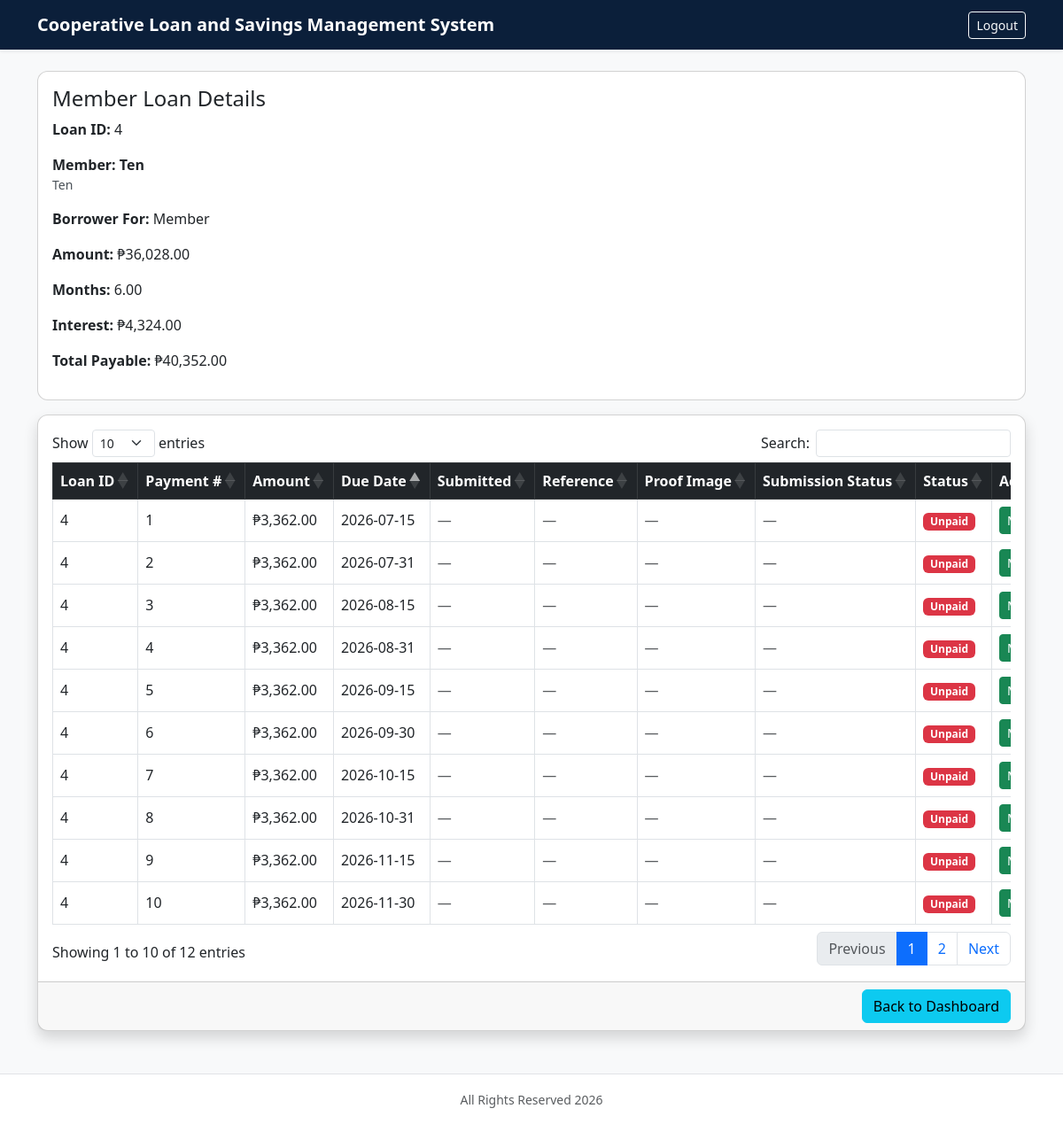
/loan_view.php?id=4 (signed in), run on the app's committed database.
### tables this page shows
CREATE TABLE `loans` (
  `id` int(10) unsigned NOT NULL AUTO_INCREMENT,
  `borrower_id` int(10) unsigned NOT NULL,
  `amount` decimal(12,2) NOT NULL DEFAULT 0.00,
  `interest` decimal(12,2) NOT NULL DEFAULT 0.00,
  `months` decimal(6,2) NOT NULL DEFAULT 0.00,
  `total_payable` decimal(12,2) NOT NULL DEFAULT 0.00,
  `start_date` date NOT NULL,
  `status` enum('Active','Completed') NOT NULL DEFAULT 'Active',
  `is_guarantor` tinyint(1) NOT NULL DEFAULT 0,
  `guest_borrower_name` varchar(150) DEFAULT NULL,
  `created_at` timestamp NOT NULL DEFAULT current_timestamp(),
  PRIMARY KEY (`id`),
  KEY `loans_borrower_id_index` (`borrower_id`),
  CONSTRAINT `loans_borrower_id_fk` FOREIGN KEY (`borrower_id`) REFERENCES `borrowers` (`id`) ON UPDATE CASCADE
);

CREATE TABLE `users` (
  `id` int(10) unsigned NOT NULL AUTO_INCREMENT,
  `username` varchar(100) NOT NULL,
  `password` varchar(255) NOT NULL,
  `status` enum('Admin','Member') NOT NULL DEFAULT 'Member',
  `borrower_id` int(10) unsigned DEFAULT NULL,
  `created_at` timestamp NOT NULL DEFAULT current_timestamp(),
  PRIMARY KEY (`id`),
  UNIQUE KEY `users_username_unique` (`username`),
  KEY `users_borrower_id_index` (`borrower_id`),
  CONSTRAINT `users_borrower_id_fk` FOREIGN KEY (`borrower_id`) REFERENCES `borrowers` (`id`) ON DELETE SET NULL ON UPDATE CASCADE
);

CREATE TABLE `borrowers` (
  `id` int(10) unsigned NOT NULL AUTO_INCREMENT,
  `name` varchar(255) NOT NULL,
  `first_name` varchar(100) DEFAULT NULL,
  `last_name` varchar(100) DEFAULT NULL,
  `gcash_name` varchar(150) DEFAULT NULL,
  `gcash_number` varchar(50) DEFAULT NULL,
  `status` enum('Active','Inactive') NOT NULL DEFAULT 'Active',
  `savings_closed` tinyint(1) NOT NULL DEFAULT 0,
  `created_at` timestamp NOT NULL DEFAULT current_timestamp(),
  PRIMARY KEY (`id`),
  UNIQUE KEY `borrowers_name_unique` (`name`)
);

CREATE TABLE `payments` (
  `id` int(10) unsigned NOT NULL AUTO_INCREMENT,
  `loan_id` int(10) unsigned NOT NULL,
  `payment_no` int(10) unsigned NOT NULL,
  `amount` decimal(12,2) NOT NULL DEFAULT 0.00,
  `due_date` date NOT NULL,
  `paid` tinyint(1) NOT NULL DEFAULT 0,
  `paid_at` timestamp NULL DEFAULT NULL,
  `created_at` timestamp NOT NULL DEFAULT current_timestamp(),
  PRIMARY KEY (`id`),
  KEY `payments_loan_id_index` (`loan_id`),
  KEY `payments_due_date_paid_index` (`due_date`,`paid`),
  CONSTRAINT `payments_loan_id_fk` FOREIGN KEY (`loan_id`) REFERENCES `loans` (`id`) ON DELETE CASCADE ON UPDATE CASCADE
);

### auth.php (called while the page is built, shortened)
<?php
function is_logged_in()
{
    return isset($_SESSION['user_id']);
}
function current_user_status()
{
    return $_SESSION['user_status'] ?? null;
}

### loan_view.php (the view, shortened to what this page needs)
<?php
include 'db.php';
include 'auth.php';
include 'layout.php';
$loan_id = isset($_GET['id']) ? (int)$_GET['id'] : 0;
$loanStmt = $conn->prepare("
    SELECT loans.*, borrowers.name, users.username
    FROM loans
    JOIN borrowers ON borrowers.id = loans.borrower_id
    LEFT JOIN users ON users.borrower_id = borrowers.id AND users.status = 'Member'
    WHERE loans.id = ?
");
$loanStmt->bind_param("i", $loan_id);
$loanStmt->execute();
$loanInfo = $loanStmt->get_result()->fetch_assoc();
$stmt = $conn->prepare("
    SELECT
        payments.*,
        payment_submissions.payment_date,
        payment_submissions.capital_contribution,
        payment_submissions.loan_payment,
        payment_submissions.reference_number,
        payment_submissions.proof_image,
        payment_submissions.status AS submission_status
    FROM payments
    LEFT JOIN payment_submissions
        ON payment_submissions.id = (
            SELECT latest_submission.id
            FROM payment_submissions latest_submission
            WHERE latest_submission.borrower_id = ?
            AND latest_submission.cutoff_date = payments.due_date
            ORDER BY latest_submission.id DESC
            LIMIT 1
        )
    WHERE payments.loan_id = ?
");
$stmt->bind_param("ii", $loanInfo['borrower_id'], $loan_id);
$stmt->execute();
$res = $stmt->get_result();
?>
<!DOCTYPE html>
<html>
<head>
<link href="https://cdn.jsdelivr.net/npm/bootstrap@5.3.0/dist/css/bootstrap.min.css" rel="stylesheet">
<link rel="stylesheet" href="assets/css/mobile.css">
<link rel="stylesheet" href="assets/css/theme.css">
<link rel="stylesheet" href="https://cdn.datatables.net/1.13.6/css/dataTables.bootstrap5.min.css">
</head>
<body class="bg-light">
<?php render_navbar(); ?>
<div class="container mt-4">
<div class="card mb-3">
<div class="card-body">
<h4>Member Loan Details</h4>
<p><strong>Loan ID:</strong> <?= $loan_id ?></p>
<div class="mb-3">
    <strong>Member:</strong>
    <?php render_member_identity($loanInfo['username'] ?? '', $loanInfo['name']); ?>
</div>
<p>
    <strong>Borrower For:</strong>
    <?php if((int)($loanInfo['is_guarantor'] ?? 0) === 1): ?>
        Guest Borrower - <?= htmlspecialchars($loanInfo['guest_borrower_name'] ?? '') ?>
    <?php else: ?>
        Member
    <?php endif; ?>
</p>
<p><strong>Amount:</strong> ₱<?= number_format($loanInfo['amount'],2) ?></p>
<p><strong>Months:</strong> <?= $loanInfo['months'] ?></p>
<p><strong>Interest:</strong> ₱<?= number_format($loanInfo['interest'],2) ?></p>
<p><strong>Total Payable:</strong> ₱<?= number_format($loanInfo['total_payable'],2) ?></p>
</div>
</div>
<div class="card shadow mb-3">
<div class="card-body">
<div class="table-responsive">
<table id="paymentTable" class="table table-bordered table-hover">
<thead class="table-dark">
<tr>
    <th>Loan ID</th>
    <th>Payment #</th>
    <th>Amount</th>
    <th>Due Date</th>
    <th>Submitted</th>
    <th>Reference</th>
    <th>Proof Image</th>
    <th>Submission Status</th>
    <th>Status</th>
    <th>Action</th>
</tr>
</thead>
<tbody>
<?php while($row = $res->fetch_assoc()): ?>
<tr>
    <td><?= $loan_id ?></td>
    <td><?= $row['payment_no'] ?></td>
    <td>₱<?= number_format($row['amount'],2) ?></td>
    <td><?= $row['due_date'] ?></td>
    <td>
        <?php if($row['reference_number']): ?>
            <small>
                Capital: ₱<?= number_format($row['capital_contribution'],2) ?><br>
                Loan: ₱<?= number_format($row['loan_payment'],2) ?><br>
                Date: <?= $row['payment_date'] ?>
            </small>
        <?php else: ?>
            <span class="text-muted">—</span>
        <?php endif; ?>
    </td>
    <td>
        <?= $row['reference_number'] ? htmlspecialchars($row['reference_number']) : '<span class="text-muted">—</span>' ?>
    </td>
    <td>
        <?php if($row['proof_image']): ?>
            <a href="<?= htmlspecialchars($row['proof_image']) ?>" target="_blank" class="btn btn-outline-primary btn-sm">
                View Image
            </a>
        <?php else: ?>
            <span class="text-muted">—</span>
        <?php endif; ?>
    </td>
    <td>
        <?php if($row['submission_status']): ?>
            <span class="badge bg-<?= $row['submission_status'] === 'Approved' ? 'success' : ($row['submission_status'] === 'Rejected' ? 'danger' : 'warning text-dark') ?>">
                <?= $row['submission_status'] ?>
            </span>
        <?php else: ?>
            <span class="text-muted">—</span>
        <?php endif; ?>
    </td>
    <td>
        <span class="badge bg-<?= $row['paid'] ? 'success' : 'danger' ?>">
            <?= $row['paid'] ? 'Paid' : 'Unpaid' ?>
        </span>
    </td>
    <td>
        <?php if(!$row['paid']): ?>
            <button class="btn btn-success btn-sm"
                onclick="markPaid(<?= $row['id'] ?>)">
            </button>
        <?php else: ?>
            <span class="text-muted">—</span>
        <?php endif; ?>
    </td>
</tr>
<?php endwhile; ?>
</tbody>
</table>
</div>
</div>
<div class="card-footer text-end">
<a href="index.php" class="btn btn-info">
    Back to Dashboard
</a>
</div>
</div>
</div>
<?php render_footer(); ?>
</body>
</html>

### layout.php
<?php
function render_navbar($title = 'Cooperative Loan and Savings Management System')
{
    ?>
    <nav class="navbar navbar-expand-lg navbar-dark app-navbar sticky-top shadow-sm">
        <div class="container">
            <a class="navbar-brand fw-bold text-white" href="<?= current_user_status() === 'Admin' ? 'index.php' : 'member_dashboard.php' ?>">
                <?= htmlspecialchars($title) ?>
            </a>
            <?php if (is_logged_in()): ?>
                <div class="ms-auto">
                    <a href="logout.php" class="btn btn-outline-light btn-sm">Logout</a>
                </div>
            <?php endif; ?>
        </div>
    </nav>
    <?php
}
function render_footer()
{
    ?>
    <footer class="app-footer text-center text-muted py-3 mt-5">
        <small>All Rights Reserved 2026</small>
    </footer>
    <?php
}
function render_member_identity($username, $fullName)
{
    $mainName = trim((string)$username) !== '' ? $username : $fullName;
    ?>
    <strong><?= htmlspecialchars($mainName) ?></strong>
    <small class="d-block text-dark-emphasis"><?= htmlspecialchars($fullName) ?></small>
    <?php
}

### assets/css/mobile.css (style rules this page uses)
body { overflow-x: hidden; }
.card { border-radius: .75rem; }
.card-body { overflow-x: auto; }
.table { vertical-align: middle; }
.table th, .table td { white-space: nowrap; }

### assets/css/theme.css (style rules this page uses)
:root { --midnight-blue: #0b1f3a; }
.app-navbar { background: var(--midnight-blue); }
.app-navbar .navbar-brand { white-space: normal; }
.app-footer { border-top: 1px solid rgba(11, 31, 58, .12); background: #fff; }
body { min-height: 100vh; }

### data on the page
loans: users.username "Ten", borrower.name "Ten", amount "36,028.00", months "6.00", interest "4,324.00", total_payable "40,352.00"
payments: payment_no "1", amount "3,362.00", due_date "2026-07-15", paid "Unpaid"
payments: payment_no "2", amount "3,362.00", due_date "2026-07-31", paid "Unpaid"
payments: payment_no "3", amount "3,362.00", due_date "2026-08-15", paid "Unpaid"
payments: payment_no "4", amount "3,362.00", due_date "2026-08-31", paid "Unpaid"
payments: payment_no "5", amount "3,362.00", due_date "2026-09-15", paid "Unpaid"
payments: payment_no "6", amount "3,362.00", due_date "2026-09-30", paid "Unpaid"
payments: payment_no "7", amount "3,362.00", due_date "2026-10-15", paid "Unpaid"
payments: payment_no "8", amount "3,362.00", due_date "2026-10-31", paid "Unpaid"
payments: payment_no "9", amount "3,362.00", due_date "2026-11-15", paid "Unpaid"
payments: payment_no "10", amount "3,362.00", due_date "2026-11-30", paid "Unpaid"

### other printed values
$title "Cooperative Loan and Savings Management System"
$loan_id "4"
